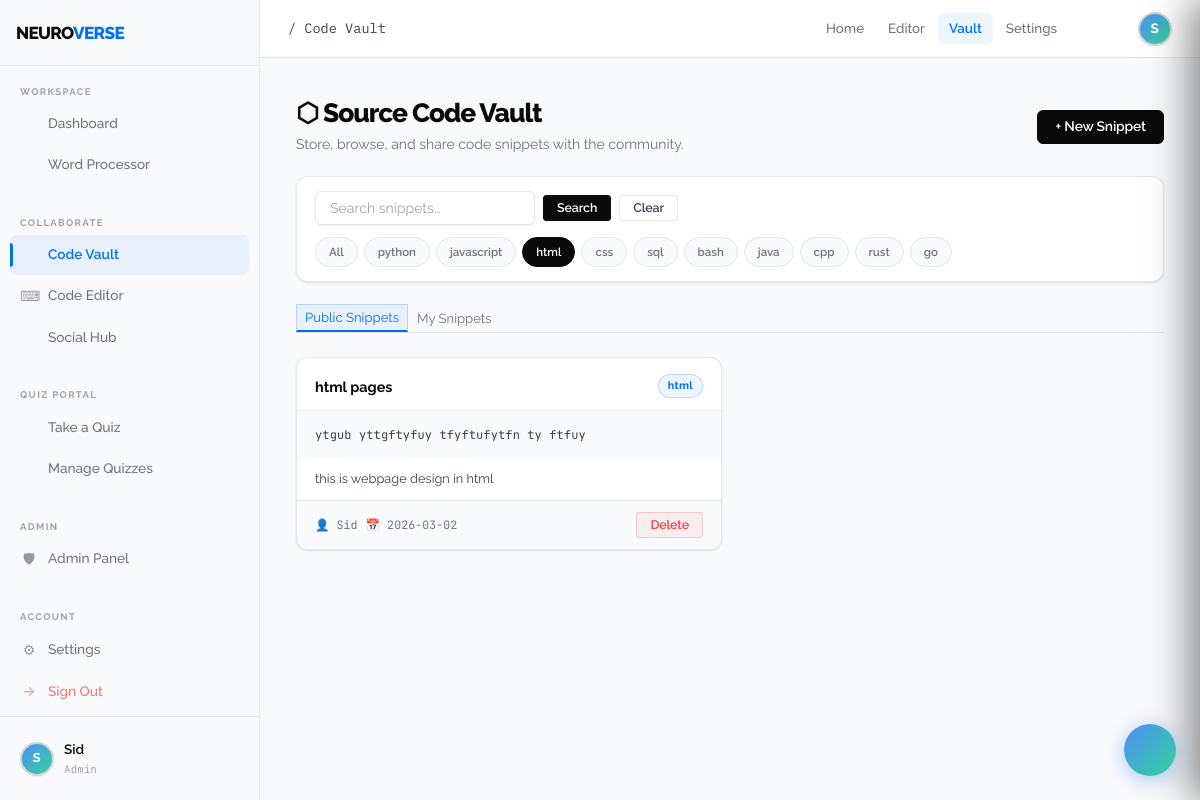
Page /vault?lang=html (signed in) on the committed database.
### tables this page shows
CREATE TABLE users (
                id          INTEGER PRIMARY KEY AUTOINCREMENT,
                username    TEXT    UNIQUE NOT NULL,
                email       TEXT    UNIQUE NOT NULL,
                password    TEXT    NOT NULL,
                is_admin    INTEGER DEFAULT 0,
                created_at  TEXT    DEFAULT (datetime('now'))
            );

CREATE TABLE vault_snippets (
                id          INTEGER PRIMARY KEY AUTOINCREMENT,
                user_id     INTEGER NOT NULL,
                title       TEXT    NOT NULL,
                language    TEXT    NOT NULL DEFAULT 'python',
                code        TEXT    NOT NULL,
                description TEXT    DEFAULT '',
                is_public   INTEGER DEFAULT 1,
                created_at  TEXT    DEFAULT (datetime('now')),
                FOREIGN KEY (user_id) REFERENCES users(id)
            );

### app.py (the view)
@app.route("/vault")
@login_required
def vault():
    lang = request.args.get("lang", ""); search = request.args.get("q", "")
    with get_db() as db:
        query = "SELECT v.*, u.username FROM vault_snippets v JOIN users u ON v.user_id=u.id WHERE 1=1"
        params = []
        if lang:   query += " AND v.language=?"; params.append(lang)
        if search: query += " AND (v.title LIKE ? OR v.description LIKE ? OR v.code LIKE ?)"; params += [f"%{search}%"]*3
        snippets    = db.execute(query + " AND v.is_public=1 ORDER BY v.created_at DESC", params).fetchall()
        my_snippets = db.execute("SELECT v.*, u.username FROM vault_snippets v JOIN users u ON v.user_id=u.id WHERE v.user_id=? ORDER BY v.created_at DESC", (session["user_id"],)).fetchall()
        unread = get_unread_count(session["user_id"])
    return render_template("vault.html", snippets=snippets, my_snippets=my_snippets, filter_lang=lang, search=search, unread=unread)

### app.py (called while the page is built)
def get_db():
    conn = sqlite3.connect(app.config["DATABASE"])
    conn.row_factory = sqlite3.Row
    return conn

def get_unread_count(user_id):
    with get_db() as db:
        row = db.execute(
            "SELECT COUNT(*) AS cnt FROM messages WHERE receiver_id=? AND is_read=0",
            (user_id,)
        ).fetchone()
    return row["cnt"] if row else 0

def login_required(f):
    @wraps(f)
    def decorated(*args, **kwargs):
        if "user_id" not in session:
            return redirect(url_for("login"))
        return f(*args, **kwargs)
    return decorated

### templates/vault.html (shortened to what this page needs)
{% extends "layout.html" %}
{% block breadcrumb %}/ Code Vault{% endblock %}
{% block content %}
<div class="page-header flex items-center justify-between" style="margin-bottom:20px;">
  <div>
    <div class="page-title">⬡ Source Code Vault</div>
    <div class="page-subtitle">Store, browse, and share code snippets with the community.</div>
  </div>
  <button class="btn btn-primary" onclick="openModal('addSnippetModal')">+ New Snippet</button>
</div>
<div class="filter-bar">
  <form method="GET" action="{{ url_for('vault') }}" style="display:flex;gap:8px;align-items:center;flex-wrap:wrap;">
    <input class="form-input" name="q" value="{{ search }}" placeholder="Search snippets…"
           style="width:220px;padding:8px 14px;font-size:0.88rem;">
    <button type="submit" class="btn btn-primary btn-sm">Search</button>
    <a href="{{ url_for('vault') }}" class="btn btn-ghost btn-sm">Clear</a>
  </form>
  <div style="display:flex;gap:6px;flex-wrap:wrap;">
    <a href="{{ url_for('vault') }}" class="filter-btn {% if not filter_lang %}active{% endif %}">All</a>
    {% for lang in ['python','javascript','html','css','sql','bash','java','cpp','rust','go'] %}
    <a href="{{ url_for('vault', lang=lang) }}" class="filter-btn {% if filter_lang == lang %}active{% endif %}">{{ lang }}</a>
    {% endfor %}
  </div>
</div>
<div style="display:flex;gap:0;border-bottom:1px solid var(--border);margin-bottom:24px;">
  <button class="toolbar-btn active" id="tabPublic" onclick="switchTab('public')"
          style="border-radius:0;border-bottom:2px solid var(--accent);">Public Snippets</button>
  <button class="toolbar-btn" id="tabMine" onclick="switchTab('mine')"
          style="border-radius:0;">My Snippets</button>
</div>
<div id="panelPublic" class="vault-grid">
  {% for s in snippets %}
  <div class="snippet-card">
    <div class="snippet-header">
      <div class="snippet-title">
        <div class="snippet-title-text">{{ s.title }}</div>
      </div>
      <span class="badge badge-blue">{{ s.language }}</span>
    </div>
    <div class="snippet-body">
      <pre class="code-block" id="code-{{ s.id }}">{{ s.code }}</pre>
    </div>
    {% if s.description %}
    <div style="padding:10px 18px;font-size:0.8rem;color:var(--text-2);">{{ s.description }}</div>
    {% endif %}
    <div class="snippet-footer">
      <span>👤 {{ s.username }}</span>
      <span>📅 {{ s.created_at[:10] }}</span>
      {% if s.user_id == session.user_id %}
      <button class="btn btn-danger btn-sm" style="margin-left:auto;"
              onclick="deleteSnippet({{ s.id }}, this)">Delete</button>
      {% endif %}
    </div>
  </div>
  {% else %}
  <div style="grid-column:1/-1;text-align:center;padding:60px 20px;color:var(--text-3);">
    <div style="font-size:2.5rem;margin-bottom:12px;">⬡</div>
    <div>No snippets found. Be the first to contribute!</div>
  </div>
  {% endfor %}
</div>
{% endblock %}

### templates/layout.html (shortened to what this page needs)
{% extends "base.html" %}
{% block body %}
<aside class="sidebar" id="sidebar">
  <div class="sidebar-logo">
    <div style="display:flex;align-items:center;gap:10px;">
      <span class="sidebar-logo-text">NEURO<span>VERSE</span>
    </div>
  </div>
  <div class="sidebar-section">
    <div class="sidebar-section-label">Workspace</div>
    <nav class="sidebar-nav">
      <a href="{{ url_for('dashboard') }}" class="sidebar-link {% if request.endpoint == 'dashboard' %}active{% endif %}">
         Dashboard
      </a>
      <a href="{{ url_for('editor') }}" class="sidebar-link {% if request.endpoint == 'editor' %}active{% endif %}">
         Word Processor
      </a>
    </nav>
  </div>
  <div class="sidebar-section" style="margin-top:8px;">
    <div class="sidebar-section-label">Collaborate</div>
    <nav class="sidebar-nav">
      <a href="{{ url_for('vault') }}" class="sidebar-link {% if request.endpoint == 'vault' %}active{% endif %}">
         Code Vault
      </a>
      <a href="{{ url_for('code_editor') }}" class="sidebar-link {% if request.endpoint == 'code_editor' %}active{% endif %}">
        <span class="link-icon">⌨</span> Code Editor
      </a>
      <a href="javascript:void(0)" class="sidebar-link" id="chatToggleSidebar" onclick="window.chatToggle()">
   Social Hub
</a>
    </nav>
  </div>
  <div class="sidebar-section" style="margin-top:8px;">
    <div class="sidebar-section-label">Quiz Portal</div>
    <nav class="sidebar-nav">
      <a href="{{ url_for('quiz_home') }}" class="sidebar-link {% if request.endpoint in ['quiz_home','quiz_attempt'] %}active{% endif %}">
         Take a Quiz
      </a>
      {% if session.get('is_admin') %}
      <a href="{{ url_for('quiz_manage') }}" class="sidebar-link {% if request.endpoint in ['quiz_manage','quiz_create','quiz_responses','quiz_review'] %}active{% endif %}">
         Manage Quizzes
      </a>
      {% endif %}
    </nav>
  </div>
  {% if session.get('is_admin') %}
  <div class="sidebar-section" style="margin-top:8px;">
    <div class="sidebar-section-label">Admin</div>
    <nav class="sidebar-nav">
      <a href="{{ url_for('admin_panel') }}" class="sidebar-link {% if request.endpoint == 'admin_panel' %}active{% endif %}">
        <span class="link-icon">🛡</span> Admin Panel
      </a>
    </nav>
  </div>
  {% endif %}
  <div class="sidebar-section" style="margin-top:8px;">
    <div class="sidebar-section-label">Account</div>
    <nav class="sidebar-nav">
      <a href="{{ url_for('settings') }}" class="sidebar-link {% if request.endpoint == 'settings' %}active{% endif %}">
        <span class="link-icon">⚙</span> Settings
      </a>
      <a href="{{ url_for('logout') }}" class="sidebar-link" style="color:#f87171;">
        <span class="link-icon">→</span> Sign Out
      </a>
    </nav>
  </div>
  <div class="sidebar-footer">
    <div class="sidebar-user">
      <div class="user-avatar" style="width:34px;height:34px;font-size:0.8rem;flex-shrink:0;">
        {{ session.username[0].upper() }}
      </div>
      <div class="sidebar-user-info">
        <div class="sidebar-user-name">{{ session.username }}</div>
        <div class="sidebar-user-role">{% if session.get('is_admin') %}Admin{% else %}Member{% endif %}</div>
      </div>
    </div>
  </div>
</aside>
<header class="navbar">
  <div class="navbar-brand">
    <span style="font-size:0.85rem;color:var(--text-2);font-family:'IBM Plex Mono',monospace;font-weight:400;">
      {% block breadcrumb %}Dashboard{% endblock %}
    </span>
  </div>
  <nav class="navbar-links">
    <a href="{{ url_for('dashboard') }}" class="{% if request.endpoint == 'dashboard' %}active{% endif %}">Home</a>
    <a href="{{ url_for('editor') }}" class="{% if request.endpoint == 'editor' %}active{% endif %}">Editor</a>
    <a href="{{ url_for('vault') }}" class="{% if request.endpoint == 'vault' %}active{% endif %}">Vault</a>
    <a href="{{ url_for('settings') }}" class="{% if request.endpoint == 'settings' %}active{% endif %}">Settings</a>
  </nav>
  <div class="navbar-right">
    <button class="btn-icon-ghost" id="chatToggleBtn" title="Social Hub" style="position:relative;font-size:1rem;">
    </button>
    <div class="user-avatar" title="{{ session.username }}">
      {{ session.username[0].upper() }}
    </div>
  </div>
</header>
<div class="app-body">
  <div class="main-content page-enter">
    {% block content %}{% endblock %}
  </div>
</div>
<button class="chat-toggle {% if unread is defined and unread > 0 %}has-unread{% endif %}" id="chatFab" title="Social Hub">
</button>
{% endblock %}

### templates/layout.html (style rules this page uses)
#chatFab { position: fixed; bottom: 24px; right: 24px; z-index: 1000; width: 52px; height: 52px; border-radius: 50%; background: linear-gradient(135deg, #4f8ef7, #34d399); border: none; color: #fff; font-size: 1.3rem; cursor: pointer; box-shadow: 0 4px 20px rgba(79,142,247,0.45); display: flex; align-items: center; justify-content: center; transition: transform 0.2s, box-shadow 0.2s; }
.btn-icon-ghost { background: none; border: none; color: #94a3b8; cursor: pointer; padding: 6px; border-radius: 6px; font-size: 1rem; transition: color 0.15s, background 0.15s; }
.user-avatar { width: 34px; height: 34px; border-radius: 50%; background: linear-gradient(135deg,#4f8ef7,#34d399); color: #fff; display: flex; align-items: center; justify-content: center; font-weight: 700; font-size: 0.85rem; flex-shrink: 0; }

### rows in the picture
users: username "Sid"
vault_snippets: title "html pages", language "html", code "ytgub yttgftyfuy tfyftufytfn ty ftfuy", description "this is webpage design in html", username "Sid", created_at "2026-03-02"

### other values in the picture
{{ session.username[0].upper() }} "S"
{{ lang }} "python" "javascript" "html" "css" "sql" "bash" "java" "cpp" "rust" "go"
